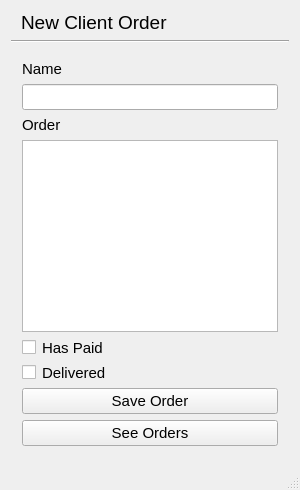
<?xml version="1.0" encoding="UTF-8"?>
<ui version="4.0">
 <class>MainWindow</class>
 <widget class="QMainWindow" name="MainWindow">
  <property name="sizePolicy">
   <sizepolicy hsizetype="Fixed" vsizetype="Fixed">
    <horstretch>200</horstretch>
    <verstretch>200</verstretch>
   </sizepolicy>
  </property>
  <property name="windowTitle">
   <string>StickerMe</string>
  </property>
  <widget class="QWidget" name="centralWidget">
   <layout class="QVBoxLayout" name="verticalLayout_2">
    <item>
     <widget class="QLabel" name="label">
      <property name="sizePolicy">
       <sizepolicy hsizetype="Preferred" vsizetype="Minimum">
        <horstretch>0</horstretch>
        <verstretch>0</verstretch>
       </sizepolicy>
      </property>
      <property name="font">
       <font>
        <pointsize>14</pointsize>
       </font>
      </property>
      <property name="styleSheet">
       <string notr="true">padding-left:5px;</string>
      </property>
      <property name="text">
       <string>New Client Order</string>
      </property>
     </widget>
    </item>
    <item>
     <widget class="Line" name="lnHr">
      <property name="orientation">
       <enum>Qt::Horizontal</enum>
      </property>
     </widget>
    </item>
    <item>
     <widget class="QWidget" name="widget" native="true">
      <property name="sizePolicy">
       <sizepolicy hsizetype="Expanding" vsizetype="Expanding">
        <horstretch>0</horstretch>
        <verstretch>0</verstretch>
       </sizepolicy>
      </property>
      <property name="styleSheet">
       <string notr="true">border-color:#fafafa;
font-size:11pt;</string>
      </property>
      <layout class="QVBoxLayout" name="verticalLayout">
       <item>
        <widget class="QLabel" name="lbCustomerName">
         <property name="sizePolicy">
          <sizepolicy hsizetype="Preferred" vsizetype="Minimum">
           <horstretch>0</horstretch>
           <verstretch>0</verstretch>
          </sizepolicy>
         </property>
         <property name="text">
          <string>Name</string>
         </property>
        </widget>
       </item>
       <item>
        <widget class="QLineEdit" name="txtCustomerName">
         <property name="sizePolicy">
          <sizepolicy hsizetype="Expanding" vsizetype="Maximum">
           <horstretch>0</horstretch>
           <verstretch>0</verstretch>
          </sizepolicy>
         </property>
        </widget>
       </item>
       <item>
        <widget class="QLabel" name="lbOrder">
         <property name="sizePolicy">
          <sizepolicy hsizetype="Preferred" vsizetype="Maximum">
           <horstretch>0</horstretch>
           <verstretch>0</verstretch>
          </sizepolicy>
         </property>
         <property name="text">
          <string>Order</string>
         </property>
        </widget>
       </item>
       <item>
        <widget class="QTextEdit" name="txtOrderDetails"/>
       </item>
       <item>
        <widget class="QCheckBox" name="cbxHasPaid">
         <property name="sizePolicy">
          <sizepolicy hsizetype="Minimum" vsizetype="Minimum">
           <horstretch>0</horstretch>
           <verstretch>0</verstretch>
          </sizepolicy>
         </property>
         <property name="text">
          <string>Has Paid</string>
         </property>
        </widget>
       </item>
       <item>
        <widget class="QCheckBox" name="cbxDelivered">
         <property name="sizePolicy">
          <sizepolicy hsizetype="Minimum" vsizetype="Minimum">
           <horstretch>0</horstretch>
           <verstretch>0</verstretch>
          </sizepolicy>
         </property>
         <property name="text">
          <string>Delivered</string>
         </property>
        </widget>
       </item>
       <item>
        <widget class="QPushButton" name="btnSaveOrder">
         <property name="sizePolicy">
          <sizepolicy hsizetype="Expanding" vsizetype="Expanding">
           <horstretch>0</horstretch>
           <verstretch>0</verstretch>
          </sizepolicy>
         </property>
         <property name="text">
          <string>Save Order</string>
         </property>
        </widget>
       </item>
       <item>
        <widget class="QPushButton" name="btnSeeOrders">
         <property name="sizePolicy">
          <sizepolicy hsizetype="Expanding" vsizetype="Expanding">
           <horstretch>0</horstretch>
           <verstretch>0</verstretch>
          </sizepolicy>
         </property>
         <property name="text">
          <string>See Orders</string>
         </property>
        </widget>
       </item>
      </layout>
     </widget>
    </item>
   </layout>
  </widget>
  <widget class="QMenuBar" name="menuBar">
   <property name="geometry">
    <rect>
     <x>0</x>
     <y>0</y>
     <width>284</width>
     <height>26</height>
    </rect>
   </property>
  </widget>
  <widget class="QStatusBar" name="statusBar"/>
 </widget>
 <layoutdefault spacing="6" margin="11"/>
 <resources/>
 <connections/>
</ui>
